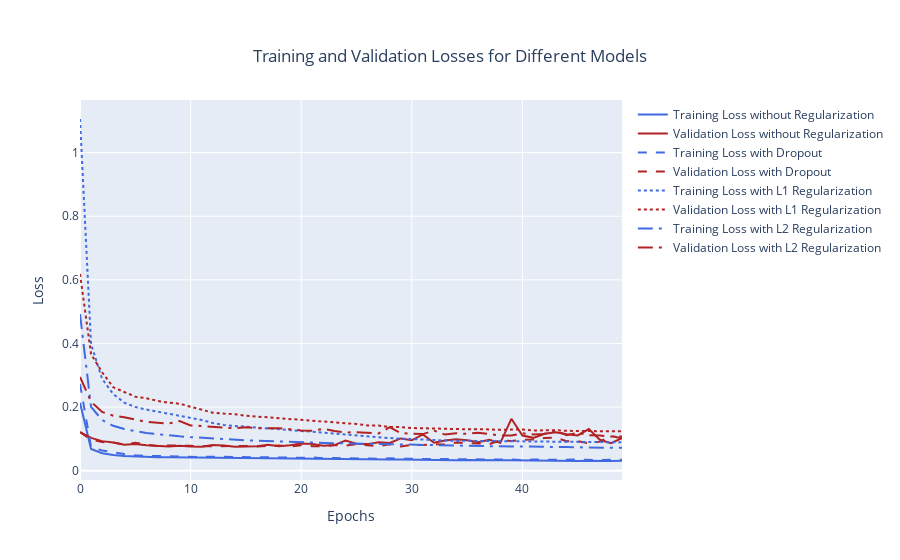

Notebook source saved alongside this figure:
### Code cell
loss1 = history1.history['loss']
val_loss1 = history1.history['val_loss']
loss2 = history2.history['loss']
val_loss2 = history2.history['val_loss']
loss3 = history3.history['loss']
val_loss3 = history3.history['val_loss']
loss4 = history4.history['loss']
val_loss4 = history4.history['val_loss']


fig = go.Figure()
fig.add_trace(go.Scatter(x=np.arange(len(loss1)), y=loss1,
                    name='Training Loss without Regularization', line=dict(color='royalblue')))
fig.add_trace(go.Scatter(x=np.arange(len(val_loss1)), y=val_loss1,
                    name='Validation Loss without Regularization', line = dict(color='firebrick')))

fig.add_trace(go.Scatter(x=np.arange(len(loss2)), y=loss2,
                    name='Training Loss with Dropout', line=dict(color='royalblue', dash='dash')))
fig.add_trace(go.Scatter(x=np.arange(len(val_loss2)), y=val_loss2,
                    name='Validation Loss with Dropout', line = dict(color='firebrick', dash='dash')))

fig.add_trace(go.Scatter(x=np.arange(len(loss3)), y=loss3,
                    name='Training Loss with L1 Regularization', line=dict(color='royalblue', dash='dot')))
fig.add_trace(go.Scatter(x=np.arange(len(val_loss3)), y=val_loss3,
                    name='Validation Loss with L1 Regularization', line = dict(color='firebrick', dash='dot')))

fig.add_trace(go.Scatter(x=np.arange(len(loss4)), y=loss4,
                    name='Training Loss with L2 Regularization', line=dict(color='royalblue', dash='longdashdot')))
fig.add_trace(go.Scatter(x=np.arange(len(val_loss4)), y=val_loss4,
                    name='Validation Loss with L2 Regularization', line = dict(color='firebrick', dash='longdashdot')))


fig.update_layout(xaxis_title='Epochs',
                  yaxis_title='Loss',
                  title={'text': "Training and Validation Losses for Different Models",
                                                'x':0.5,
                                                'xanchor': 'center',
                                                'yanchor': 'top'})
iplot(fig)
